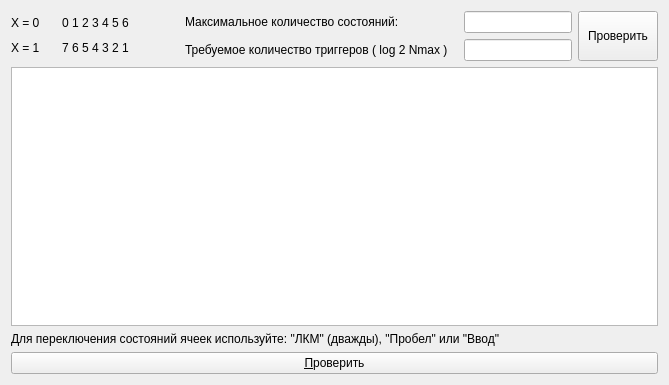
<?xml version="1.0" encoding="UTF-8"?>
<ui version="4.0">
 <class>QLabStatusTableWgt</class>
 <widget class="QWidget" name="QLabStatusTableWgt">
  <property name="geometry">
   <rect>
    <x>0</x>
    <y>0</y>
    <width>669</width>
    <height>385</height>
   </rect>
  </property>
  <property name="windowTitle">
   <string>Form</string>
  </property>
  <layout class="QVBoxLayout" name="verticalLayout_7">
   <item>
    <layout class="QGridLayout" name="gridLayout_2">
     <item row="0" column="1">
      <layout class="QVBoxLayout" name="verticalLayout_5" stretch="0,0">
       <property name="rightMargin">
        <number>50</number>
       </property>
       <item>
        <layout class="QHBoxLayout" name="horizontalLayout_4">
         <item>
          <widget class="QLabel" name="label_9">
           <property name="sizePolicy">
            <sizepolicy hsizetype="Fixed" vsizetype="Fixed">
             <horstretch>50</horstretch>
             <verstretch>20</verstretch>
            </sizepolicy>
           </property>
           <property name="text">
            <string>X = 0     </string>
           </property>
           <property name="alignment">
            <set>Qt::AlignCenter</set>
           </property>
          </widget>
         </item>
         <item>
          <widget class="QLabel" name="labelZero">
           <property name="sizePolicy">
            <sizepolicy hsizetype="Fixed" vsizetype="Fixed">
             <horstretch>120</horstretch>
             <verstretch>20</verstretch>
            </sizepolicy>
           </property>
           <property name="text">
            <string>0 1 2 3 4 5 6</string>
           </property>
          </widget>
         </item>
        </layout>
       </item>
       <item>
        <layout class="QHBoxLayout" name="horizontalLayout_5">
         <item>
          <widget class="QLabel" name="label_11">
           <property name="sizePolicy">
            <sizepolicy hsizetype="Fixed" vsizetype="Fixed">
             <horstretch>50</horstretch>
             <verstretch>20</verstretch>
            </sizepolicy>
           </property>
           <property name="text">
            <string>X = 1     </string>
           </property>
           <property name="alignment">
            <set>Qt::AlignCenter</set>
           </property>
          </widget>
         </item>
         <item>
          <widget class="QLabel" name="labelOne">
           <property name="sizePolicy">
            <sizepolicy hsizetype="Fixed" vsizetype="Fixed">
             <horstretch>120</horstretch>
             <verstretch>20</verstretch>
            </sizepolicy>
           </property>
           <property name="text">
            <string>7 6 5 4 3 2 1</string>
           </property>
          </widget>
         </item>
        </layout>
       </item>
      </layout>
     </item>
     <item row="0" column="2">
      <layout class="QGridLayout" name="gridLayout">
       <property name="leftMargin">
        <number>0</number>
       </property>
       <item row="0" column="0">
        <layout class="QHBoxLayout" name="horizontalLayout">
         <item>
          <widget class="QLabel" name="label_2">
           <property name="text">
            <string>Максимальное количество состояний:</string>
           </property>
          </widget>
         </item>
         <item>
          <widget class="QLineEdit" name="lineEditStatus">
           <property name="sizePolicy">
            <sizepolicy hsizetype="Fixed" vsizetype="Fixed">
             <horstretch>150</horstretch>
             <verstretch>0</verstretch>
            </sizepolicy>
           </property>
           <property name="maxLength">
            <number>3</number>
           </property>
           <property name="frame">
            <bool>true</bool>
           </property>
           <property name="cursorPosition">
            <number>0</number>
           </property>
          </widget>
         </item>
        </layout>
       </item>
       <item row="1" column="0">
        <layout class="QHBoxLayout" name="horizontalLayout_2">
         <item>
          <widget class="QLabel" name="label_3">
           <property name="text">
            <string>Требуемое количество триггеров ( log 2 Nmax )</string>
           </property>
          </widget>
         </item>
         <item>
          <widget class="QLineEdit" name="lineEditTrigger">
           <property name="sizePolicy">
            <sizepolicy hsizetype="Fixed" vsizetype="Fixed">
             <horstretch>150</horstretch>
             <verstretch>0</verstretch>
            </sizepolicy>
           </property>
           <property name="maxLength">
            <number>3</number>
           </property>
           <property name="frame">
            <bool>true</bool>
           </property>
           <property name="cursorPosition">
            <number>0</number>
           </property>
          </widget>
         </item>
        </layout>
       </item>
       <item row="0" column="1" rowspan="2">
        <widget class="QPushButton" name="pushButtonCheck_3">
         <property name="sizePolicy">
          <sizepolicy hsizetype="Fixed" vsizetype="Expanding">
           <horstretch>150</horstretch>
           <verstretch>0</verstretch>
          </sizepolicy>
         </property>
         <property name="text">
          <string>Проверить</string>
         </property>
        </widget>
       </item>
      </layout>
     </item>
    </layout>
   </item>
   <item>
    <widget class="QStatusTableWgt" name="tableWidgetStatusTable">
     <property name="font">
      <font>
       <family>Times New Roman</family>
       <pointsize>12</pointsize>
      </font>
     </property>
     <property name="styleSheet">
      <string notr="true">color: rgb(0, 0, 0);
gridline-color: rgb(0, 0, 0);
selection-color: rgb(0, 0, 0);
selection-background-color: rgb(0, 255, 0);</string>
     </property>
     <property name="frameShadow">
      <enum>QFrame::Plain</enum>
     </property>
     <property name="editTriggers">
      <set>QAbstractItemView::NoEditTriggers</set>
     </property>
     <property name="alternatingRowColors">
      <bool>true</bool>
     </property>
     <property name="selectionMode">
      <enum>QAbstractItemView::SingleSelection</enum>
     </property>
     <attribute name="horizontalHeaderVisible">
      <bool>false</bool>
     </attribute>
     <attribute name="verticalHeaderVisible">
      <bool>false</bool>
     </attribute>
     <attribute name="verticalHeaderHighlightSections">
      <bool>false</bool>
     </attribute>
    </widget>
   </item>
   <item>
    <widget class="QLabel" name="label">
     <property name="enabled">
      <bool>true</bool>
     </property>
     <property name="sizePolicy">
      <sizepolicy hsizetype="Fixed" vsizetype="Fixed">
       <horstretch>0</horstretch>
       <verstretch>0</verstretch>
      </sizepolicy>
     </property>
     <property name="text">
      <string>Для переключения состояний ячеек используйте: &quot;ЛКМ&quot; (дважды), &quot;Пробел&quot; или &quot;Ввод&quot;</string>
     </property>
    </widget>
   </item>
   <item>
    <widget class="QPushButton" name="pushButtonCheck">
     <property name="text">
      <string>&amp;Проверить</string>
     </property>
    </widget>
   </item>
  </layout>
 </widget>
 <customwidgets>
  <customwidget>
   <class>QStatusTableWgt</class>
   <extends>QTableWidget</extends>
   <header>qlabstatustablewgt.h</header>
  </customwidget>
 </customwidgets>
 <resources/>
 <connections/>
</ui>
